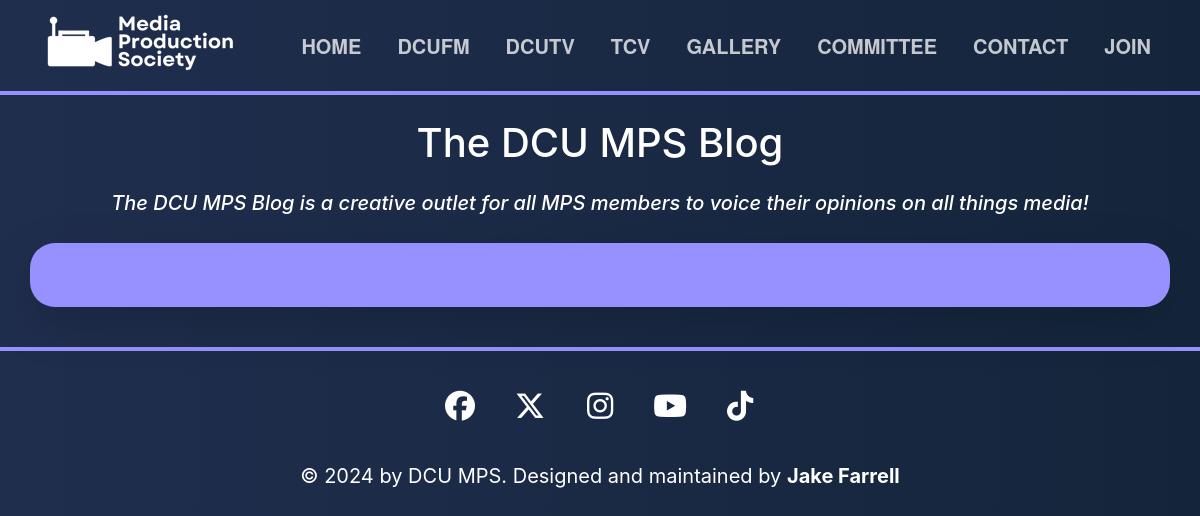
Page /blog/author/luke-delaney/ on the earlier database version.
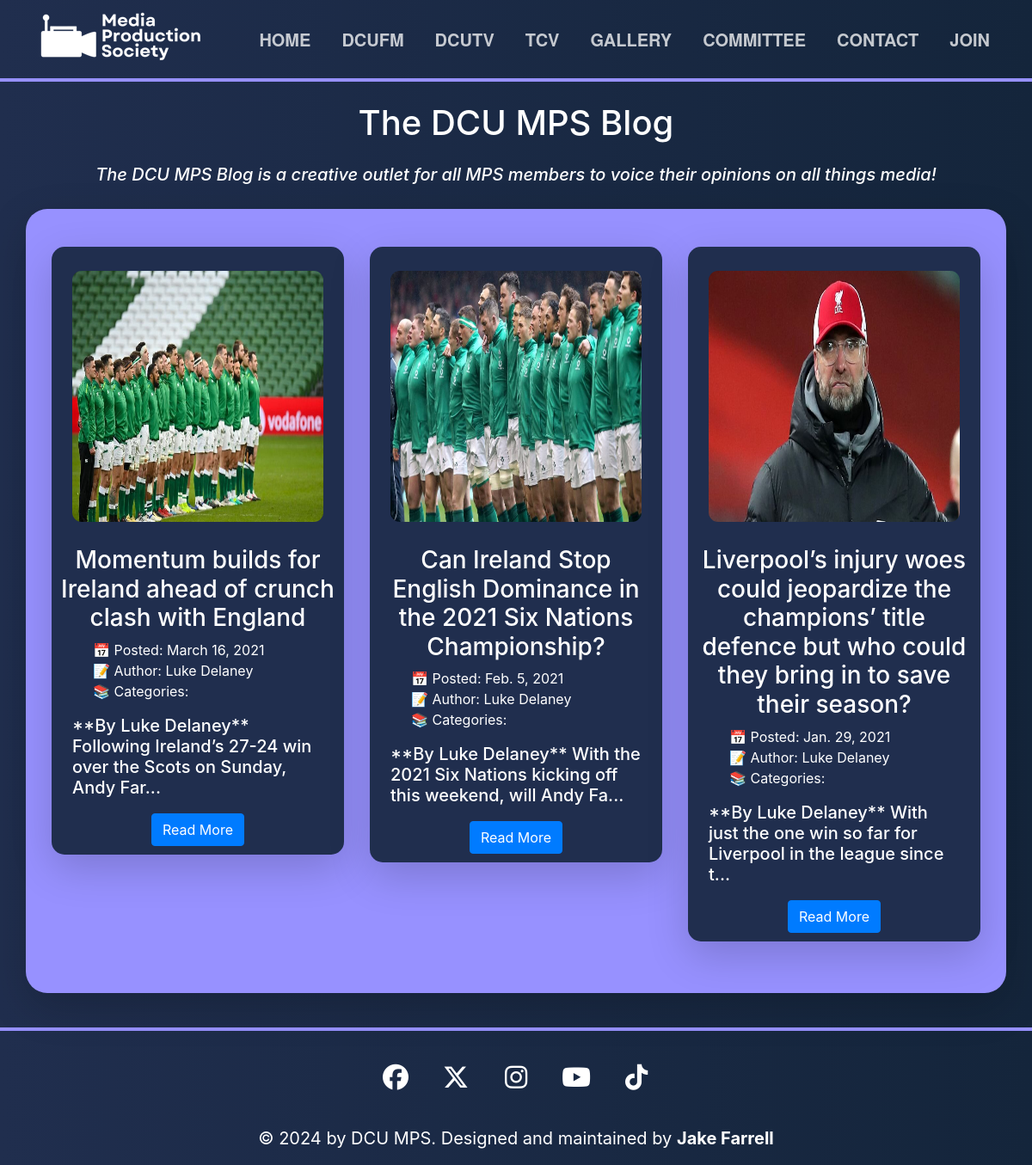
Same page on the later database version.
### mps_site/models.py (models this page shows, shortened)
class Post(models.Model):
    title = models.CharField(max_length=255)
    post_slug = models.SlugField(max_length=255, blank=True)
    author = models.ForeignKey(Author, on_delete=models.CASCADE)
    preview_image = models.CharField(max_length=255, default="assets/img/other/blank_event.png")
    body = models.TextField()
    created_on = models.DateTimeField(default=timezone.now)
    last_modified = models.DateTimeField(auto_now=True)
    categories = models.ManyToManyField("Category", related_name="posts")
    def __str__(self):
        return self.title

class Author(models.Model):
    name = models.CharField(max_length=255)
    author_slug = models.SlugField(max_length=255, blank=True)
    def __str__(self):
        return self.name

### mps_site/views.py (the view)
# urls.py: path("blog/author/<author>/", views.blog_author, name="blog_author"),
def blog_author(request, author):
    posts = Post.objects.filter(
        author__author_slug__contains=author
    ).order_by("-created_on")
    context = {
        "author": author,
        "page_name": posts,
        "posts": posts,
    }
    return render(request, "blog/author.html", context)

### mps_site/templates/blog/author.html (shortened to what this page needs)
{% extends "blog/index.html" %}

### mps_site/templates/blog/index.html (shortened to what this page needs)
{% extends 'base.html' %}
{% load static %}
{% block content %}
{% block page_content %}
    {% block posts %}
    <div class="container">
        <h1 class="my-4">The DCU MPS Blog</h1>
        <h5><i>The DCU MPS Blog is a creative outlet for all MPS members to voice their opinions on all things media!</h5></i>
        <div class="row justify-content-center">
          <div class="col-md-12 custom-box shadow-lg bg-body">
            <div class="center-contents">
              <div class="container mt-4">
                <div class="row">
        {% for post in posts %}
        <div class="col-md-4">
            <div class="committee-member shadow-lg bg-body" style="background-color: #202E4E; border-radius: 15px;">
              <a href="{% url 'blog_detail' post.post_slug %}"><img class="my-4" src="{% static post.preview_image %}" width="300px" height="300px" alt="MPS Sub-Group" style="aspect-ratio: 1 / 1; overflow: hidden;"></a>
              <h3 class="mx-2"><a href="{% url 'blog_detail' post.post_slug %}">{{ post.title | safe }}</a></h3>
              <ul class="mx-2" style="text-align: left; list-style: none;">
                <li>📅 Posted: {{ post.created_on.date }}</li>
                <li>📝 Author: <a href="{% url 'blog_author' post.author.author_slug %}">{{ post.author }}</a></li>
                <li>📚 Categories:
                </li>
                  </ul>
              <h5 class="mx-4" style="text-align: left;">{{ post.body | slice:":85" }}...</h5>
              <button class="btn btn-primary" style="margin-top: 10px; margin-bottom: 10px;"><a href="{% url 'blog_detail' post.post_slug %}" style="color: white;">Read More</a></button>
            </div>
          </div>
        {% endfor %}
                </div>
              </div>
            </div>
          </div>
        </div>
    </div>
    {% endblock posts %}
{% endblock page_content %}
{% endblock %}

### mps_site/templates/base.html (shortened to what this page needs)
{% load static %}
<!DOCTYPE html>
<html lang="en">
<head>
  <link rel="stylesheet" type="text/css" href="{% static 'css/style.css' %}">
  <link rel="stylesheet" type="text/css" href="{% static 'css/hover.css' %}">
  <link href="https://stackpath.bootstrapcdn.com/bootstrap/4.5.2/css/bootstrap.min.css" rel="stylesheet">
  <link rel="stylesheet" href="https://cdnjs.cloudflare.com/ajax/libs/font-awesome/6.5.1/css/all.min.css" />
  </head>
  <body>
    <header class="header">
      <nav class="navbar navbar-expand-xl navbar-light">
        <div class="container-fluid">
          <img id="clickImage" src="{% static 'assets/img/other/MPS_WideLogo_WHT.png' %}" onclick="checkClicks()" width="200" height="75" class="d-inline-block align-top" alt="" style="margin-left: 15px; cursor: pointer;">
        <div class="collapse navbar-collapse top_nav" id="navbarSupportedContent">
          <ul class="navbar-nav ml-auto custom-nav">
              <li class="nav-item">
                <a class="nav-link" href="/">Home</a>
              </li>
              <li class="nav-item">
                <a class="nav-link" href="/dcufm">DCUfm</a>
              </li>
              <li class="nav-item">
                <a class="nav-link" href="/dcutv">DCUtv</a>
              </li>
              <li class="nav-item">
                <a class="nav-link" href="https://thecollegeview.ie" target="_blank">TCV</a>
              </li>
              <li class="nav-item">
                <a class="nav-link" href="/gallery">Gallery</a>
              </li>
              <li class="nav-item">
                <a class="nav-link" href="/committee">Committee</a>
              </li>
              <li class="nav-item">
                <a class="nav-link" href="/contact">Contact</a>
              </li>
              <li class="nav-item">
                <a class="nav-link" href="https://dcuclubsandsocs.ie/society/media-production" target="_blank">Join</a>
              </li>
          </ul>
        </div>
      </div>
    </nav>
    <div class="footer-line"></div>
    </header>
		{% block content %}
    {% endblock %}
	  <footer>
      <div class="footer">
        <div class="footer-line"></div>
        <ul>
          <li><a href="http://facebook.com/dcumps" target="_blank"><i class="fa-brands fa-facebook"></i></a></li>
          <li><a href="http://twitter.com/dcumps" target="_blank"><i class="fa-brands fa-x-twitter"></i></a></li>
          <li><a href="http://instagram.com/dcumps" target="_blank"><i class="fa-brands fa-instagram"></i></a></li>
          <li><a href="http://youtube.com/dcumps" target="_blank"><i class="fa-brands fa-youtube"></i></a></li>
          <li><a href="https://www.tiktok.com/@dcumps" target="_blank"><i class="fa-brands fa-tiktok"></i></a></li>
        </ul>
        <p>© 2024 by DCU MPS. Designed and maintained by <a href="https://www.jakefarrell.ie" target="_blank"><strong>Jake Farrell</strong></a></p>
      </div>
    </footer>
  </body>
</html>

### mps_site/static/css/style.css (style rules this page uses)
:root { --main-color: #202E4E; --secondary-color: #9791FF; --text-color: #ffffff; --hover-color: #FFE085; }
html { scroll-behavior: smooth; }
body { background-color: var(--main-color); }
h1 { text-align: center; color: var(--text-color); font-size: 60px; }
h3, h5 { text-align: center; color: var(--text-color); }
.header { top: 0; z-index: 500; }
.custom-box { background-color: var(--secondary-color); color: var(--text-color); padding: 20px; margin: 20px; border-radius: 25px; }
.center-contents { text-align: center; }
.navbar-nav { font-family: 'Helvetica Neue', Helvetica, Arial, sans-serif; }
.nav-link { font-weight: bold; color: var(--text-color) !important; font-size: 20px; text-transform: uppercase; text-decoration: none; color: var(--secondary-color); margin: 0px 10px; display: inline-block; position: relative; opacity: 0.75; }
a:link { color: var(--text-color); }
.nav-link::before { width: 100%; bottom: 10px; opacity: 0; }
.footer { text-align: center; color: var(--text-color); width: 100%; min-height: 10%; padding-top: 20px; }
.footer-line { width: 100%; height: 4px; background-color: var(--secondary-color); }
.footer p { margin-top: 20px; font-size: 20px; }
.container img { display: inline-block; vertical-align: middle; -webkit-transform: perspective(1px) translateZ(0); transform: perspective(1px) translateZ(0); box-shadow: 0 0 1px rgba(0, 0, 0, 0); -webkit-transition-duration: 0.3s; transition-duration: 0.3s; -webkit-transition-property: transform; transition-property: transform; }
.committee-member { text-align: center; margin-bottom: 40px; }
.committee-member img { max-width: 100%; width: 300px; height: 300px; height: auto; border-radius: 5%; margin-bottom: 30px; padding: 4px; }
.footer ul { display: flex; justify-content: center; align-items: center; margin: 20px; padding: 10px; }
.footer ul li { list-style: none; margin: 0 10px; height: 50px; width: 50px; color: var(--text-color); display: flex; justify-content: center; align-items: center; font-size: 30px; transition: all ease 0.3s; }

### mps_site/templates/base.html (style rules this page uses)
body { background-image: linear-gradient(to right, #202E4E, rgb(20, 37, 59)) !important; margin: 0; }

Differences in the rows shown:
added Post: preview_image (picture), title "Momentum builds for Ireland ahead of crunch clash with England", created_on "March 16, 2021", author "Luke Delaney", body "**By Luke Delaney** Following Ireland’s 27-24 win over the Scots on Sunday, Andy Far"
added Post: preview_image (picture), title "Can Ireland Stop English Dominance in the 2021 Six Nations Championship?", created_on "Feb. 5, 2021", author "Luke Delaney", body "**By Luke Delaney** With the 2021 Six Nations kicking off this weekend, will Andy Fa"
added Post: preview_image (picture), title "Liverpool’s injury woes could jeopardize the champions’ title defence but who could they bring in to save their season?", created_on "Jan. 29, 2021", author "Luke Delaney", body "**By Luke Delaney** With just the one win so far for Liverpool in the league since t"
